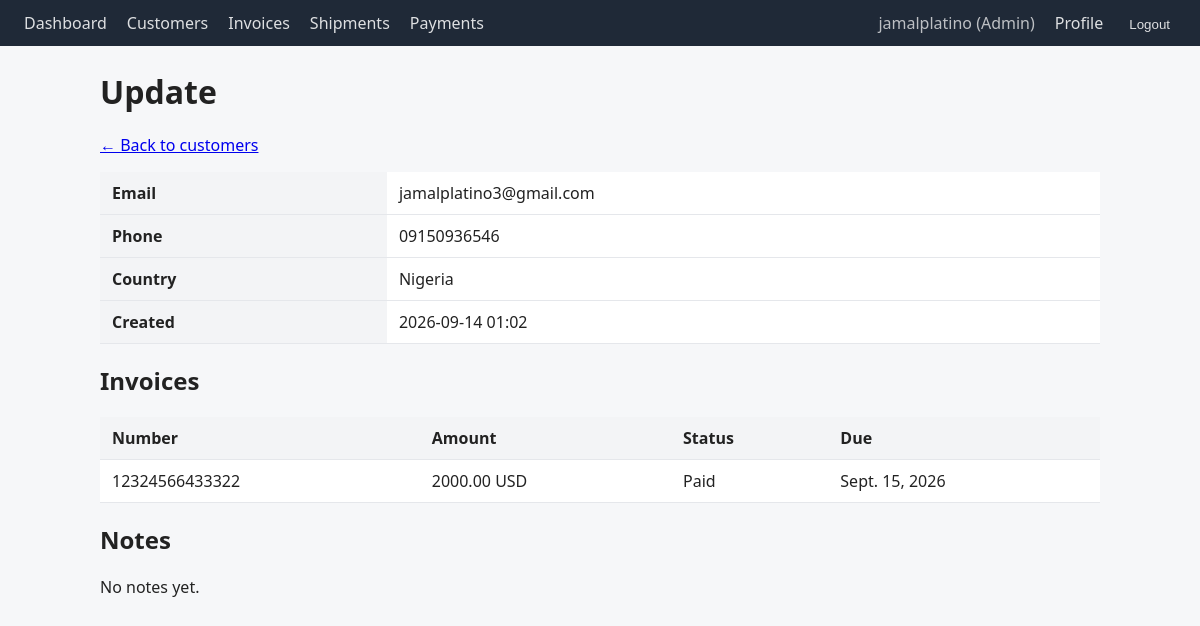
Screenshot of /customers/1/ (signed in) with the database file from the repository.
### accounts/models.py (models this page shows, shortened)
class UserProfile(models.Model):
    ROLE_CHOICES = [
        ('admin', 'Admin'),
        ('accountant', 'Accountant'),
        ('viewer', 'Viewer'),
    ]
    user = models.OneToOneField(User, on_delete=models.CASCADE, related_name='profile')
    role = models.CharField(max_length=20, choices=ROLE_CHOICES, default='viewer')
    created_at = models.DateTimeField(auto_now_add=True)

### customers/models.py (models this page shows, shortened)
class Customer(models.Model):
    name = models.CharField(max_length=200)
    email = models.EmailField(unique=True)
    phone = models.CharField(max_length=20, blank=True)
    country = models.CharField(max_length=100)
    created_at = models.DateTimeField(auto_now_add=True)

### invoices/models.py (models this page shows, shortened)
class Invoice(models.Model):
    STATUS_CHOICES = [
        ('draft', 'Draft'),
        ('sent', 'Sent'),
        ('paid', 'Paid'),
        ('overdue', 'Overdue'),
    ]
    customer = models.ForeignKey(Customer, on_delete=models.PROTECT, related_name='invoices')
    number = models.CharField(max_length=50, unique=True)
    amount = models.DecimalField(max_digits=12, decimal_places=2)
    currency = models.CharField(max_length=3, default='USD')
    status = models.CharField(max_length=10, choices=STATUS_CHOICES, default='draft')
    issued_date = models.DateField()
    due_date = models.DateField()
    created_at = models.DateTimeField(auto_now_add=True)

### customers/views.py (the view)
# urls.py: path('<int:pk>/', views.customer_detail, name='customer_detail'),
@login_required
def customer_detail(request, pk):
    customer = get_object_or_404(Customer, pk=pk)
    return render(request, 'customers/detail.html', {'customer': customer})

### customers/templates/customers/detail.html (shortened to what this page needs)
{% extends "base.html" %}
{% block content %}
<h1>{{ customer.name }}</h1>
<p><a href="{% url 'customer_list' %}">← Back to customers</a></p>
<table>
    <tr><th>Email</th><td>{{ customer.email }}</td></tr>
    <tr><th>Phone</th><td>{{ customer.phone|default:"—" }}</td></tr>
    <tr><th>Country</th><td>{{ customer.country }}</td></tr>
    <tr><th>Created</th><td>{{ customer.created_at|date:"Y-m-d H:i" }}</td></tr>
</table>
<h2>Invoices</h2>
{% if customer.invoices.all %}
    <table>
        <tr><th>Number</th><th>Amount</th><th>Status</th><th>Due</th></tr>
        {% for inv in customer.invoices.all %}
        <tr>
            <td>{{ inv.number }}</td>
            <td>{{ inv.amount }} {{ inv.currency }}</td>
            <td>{{ inv.get_status_display }}</td>
            <td>{{ inv.due_date }}</td>
        </tr>
        {% endfor %}
    </table>
{% else %}
    <p>No invoices yet.</p>
{% endif %}
<h2>Notes</h2>
{% for note in customer.notes.all %}
    <div style="background:white;padding:10px;border-radius:6px;margin-bottom:8px;">
        <small>{{ note.created_at|date:"Y-m-d H:i" }}{% if note.created_by %} — {{ note.created_by }}{% endif %}</small>
        <p>{{ note.body }}</p>
        {% if note.metadata %}
            <pre style="background:#f3f4f6;padding:8px;border-radius:4px;">{{ note.metadata }}</pre>
        {% endif %}
    </div>
{% empty %}
    <p>No notes yet.</p>
{% endfor %}
{% endblock %}

### templates/base.html (shortened to what this page needs)
<!DOCTYPE html>
<html lang="en">
<head>
</head>
<body>
    <nav>
    <a href="{% url 'dashboard' %}">Dashboard</a>
    <a href="{% url 'customer_list' %}">Customers</a>
    <a href="{% url 'invoice_list' %}">Invoices</a>
    <a href="{% url 'shipment_list' %}">Shipments</a>
    <a href="{% url 'payment_list' %}">Payments</a>
    <span style="flex:1;"></span>
    {% if user.is_authenticated %}
        <span style="opacity:0.7;">{{ user.username }} ({{ user.profile.get_role_display }})</span>
        <a href="{% url 'profile' %}">Profile</a>
        <form method="post" action="{% url 'logout' %}" style="display:inline;">
            <button type="submit" style="background:none;border:none;color:white;cursor:pointer;opacity:0.85;">
                Logout
            </button>
        </form>
    {% else %}
        <a href="{% url 'login' %}">Login</a>
        <a href="{% url 'signup' %}">Sign up</a>
    {% endif %}
    </nav>
    <main>
        {% block content %}{% endblock %}
    </main>
</body>
</html>

### templates/base.html (style rules this page uses)
body { font-family: system-ui, sans-serif; margin: 0; background: #f6f7f9; color: #222; }
nav { background: #1f2937; color: white; padding: 12px 24px; display: flex; gap: 20px; }
nav a { color: white; text-decoration: none; opacity: 0.85; }
main { max-width: 1000px; margin: 24px auto; padding: 0 16px; }
table { width: 100%; border-collapse: collapse; background: white; }
th, td { padding: 10px 12px; text-align: left; border-bottom: 1px solid #e5e7eb; }
th { background: #f3f4f6; }

### rows the page displays
Customer: name "Update", email "jamalplatino3@gmail.com", phone "09150936546", country "Nigeria", created_at "2026-09-14 01:02"
Invoice: number "12324566433322", amount "2000.00", currency "USD", status "Paid", due_date "Sept. 15, 2026"

### other values shown
{{ user.username }} "jamalplatino"
{{ user.profile.get_role_display }} "Admin"
